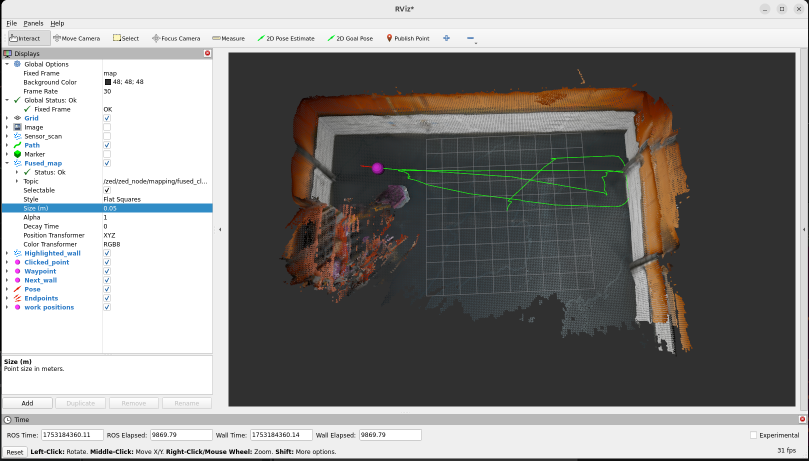
#> input picture wall_scanning/images/image-1.png, 1618 x 921 px, given as the content of the folder /home/student/Documents/costum_dataset/garage/frames, which was not available (shown at 1/2 size)
$ python check_blurry.py   (older library calls are emulated)
#> lines starting #> are read from the running program, lines starting #| are printed output that depends on the picture
import cv2
import os

input_dir = '/home/student/Documents/costum_dataset/garage/frames'
output_dir = '/home/student/Documents/costum_dataset/garage/images'
threshold = 130.0  # Tune this value for your video

os.makedirs(output_dir, exist_ok=True)
frame_counter = 1  # continuous numbering starts from 1
for f in sorted(os.listdir(input_dir)):
    path = os.path.join(input_dir, f)
    img = cv2.imread(path, cv2.IMREAD_GRAYSCALE)
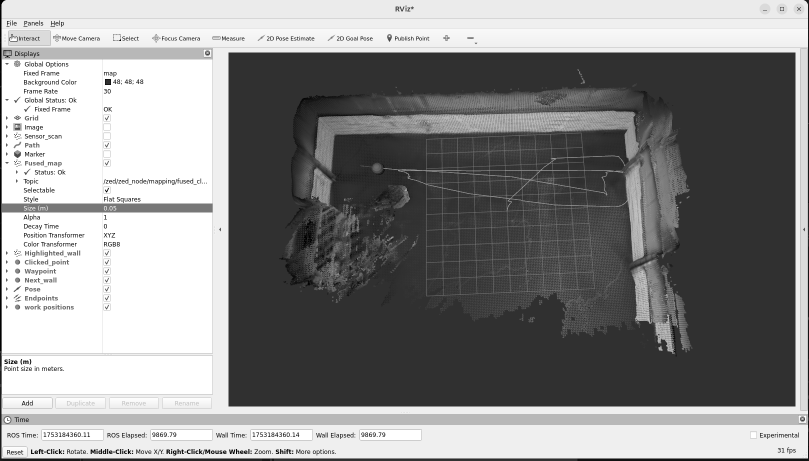
#> img: shape (921, 1618) (shown at 1/2 size); min 0, max 255, mean 138.7
    if img is None:
        continue
    variance = cv2.Laplacian(img, cv2.CV_64F).var()
#> variance = 2834.7
    print(f"{f}: blur={variance:.2f}")
#| image-1.png: blur=2834.72
    if variance > threshold:
        new_filename = f"frame_{frame_counter:05d}.png"
        cv2.imwrite(os.path.join(output_dir, new_filename), cv2.imread(path))
        frame_counter += 1

$ run again, on wall_scanning/images/image.png
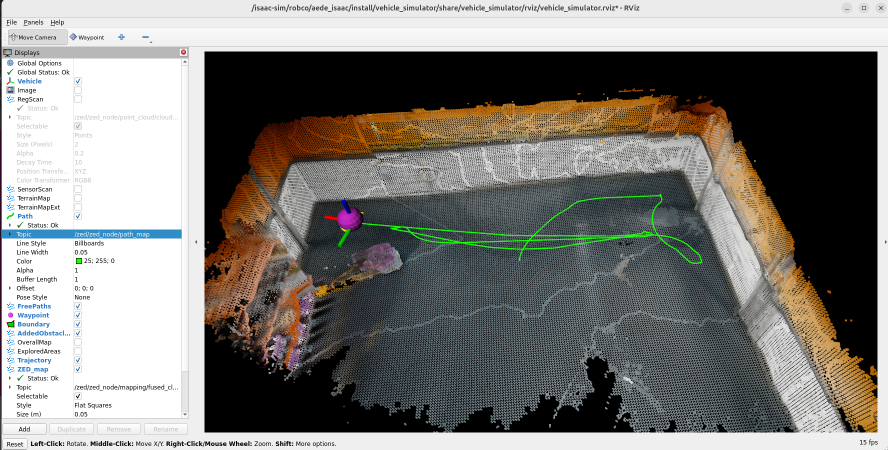
#> input picture wall_scanning/images/image.png, 1775 x 899 px, given as the content of the folder /home/student/Documents/costum_dataset/garage/frames, which was not available (shown at 1/2 size)
#> `img = cv2.imread(path, cv2.IMREAD_GRAYSCALE)`:
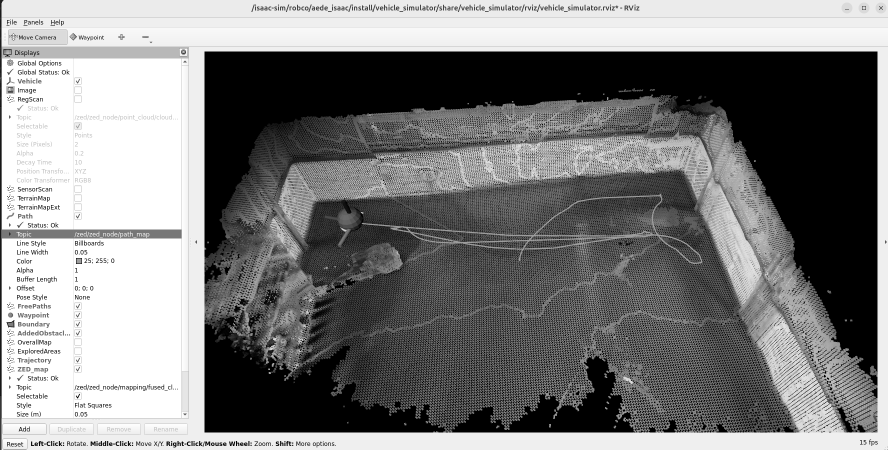
#> img: shape (899, 1775) (shown at 1/2 size); min 0, max 255, mean 126.2
#> variance = 8622.3
#| image.png: blur=8622.28
